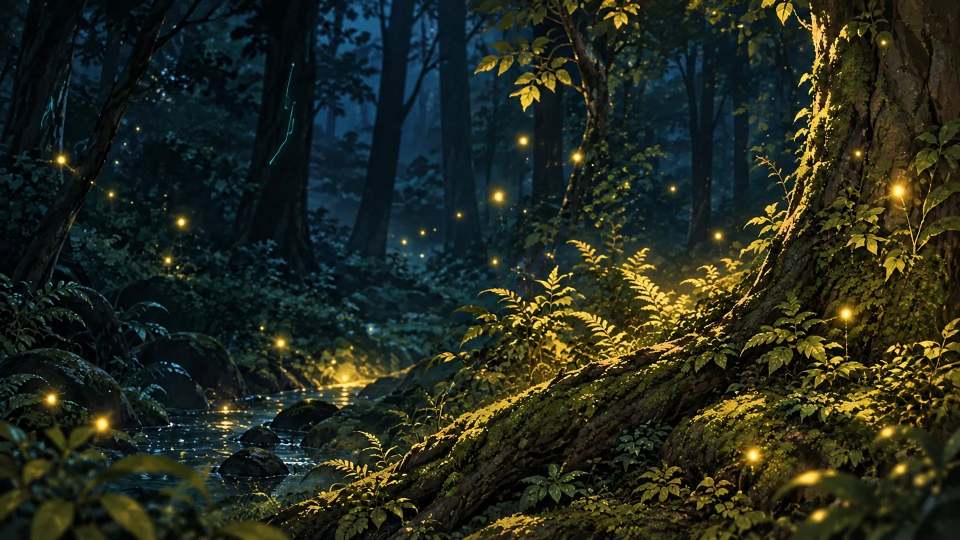
#> input picture docs/larch/ui/forest.webp, 1920 x 1080 px (shown at 1/2 size)
$ python -i larch_page.py   (imports and definitions only)
#> lines starting #> are read from the running program, lines starting #| are printed output that depends on the picture; after the words box and inside, x2 and y2 are one past the last pixel; in counts of white or black regions, pixels touching at a corner belong together
"""日記頁背景 1920×1080：夜裡的森林，一頁奶油紙，左欄寫日期標題，右邊貼當句的圖（整張四格或放大其中一格）。

避開的區域（Larch 實測）：上方約 90px 有播放器與預覽的按鈕列，y≈756 以下是對話框，x≥1250 站立繪。
"""
import json
import re
from pathlib import Path

from PIL import Image, ImageDraw, ImageEnhance, ImageFilter, ImageFont

ROOT = Path(__file__).resolve().parent.parent
FONT_R = ROOT / "larch/fonts/LXGWWenKaiTC-Regular.ttf"  # 只留 Big5 字集的子集
FONT_B = ROOT / "larch/fonts/LXGWWenKaiTC-Bold.ttf"
W, H = 1920, 1080
PAPER = (40, 92, 1215, 742)          # 紙
IMG = (360, 118, 1190, 718)          # 圖可以放的範圍
INK, PENCIL, GOLD, LEATHER, CYAN = (43, 42, 34), (150, 138, 110), (201, 162, 74), (31, 58, 43), (63, 214, 200)

_bg = None
_sh = None


# [5 lines left out: function _sheet, not called in this run]


def _forest():
    global _bg
    if _bg is None:
        f = Image.open(ROOT / "docs/larch/ui/forest.webp").convert("RGB").resize((W, H), Image.BICUBIC).filter(ImageFilter.GaussianBlur(3))
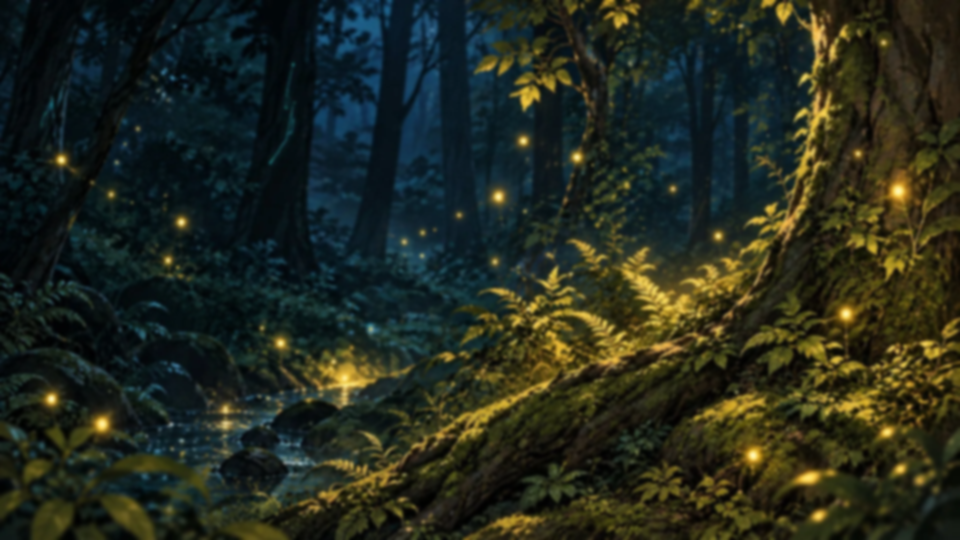
#> f: PIL image 1920x1080 RGB (shown at 1/2 size); mean R, G, B 36, 41.6, 29.4
        glow = Image.new("L", (W, H), 0)
#> glow: PIL image 1920x1080 L; every value is 0
        ImageDraw.Draw(glow).ellipse((W * .1, H * .05, W * .9, H * 1.05), fill=60)
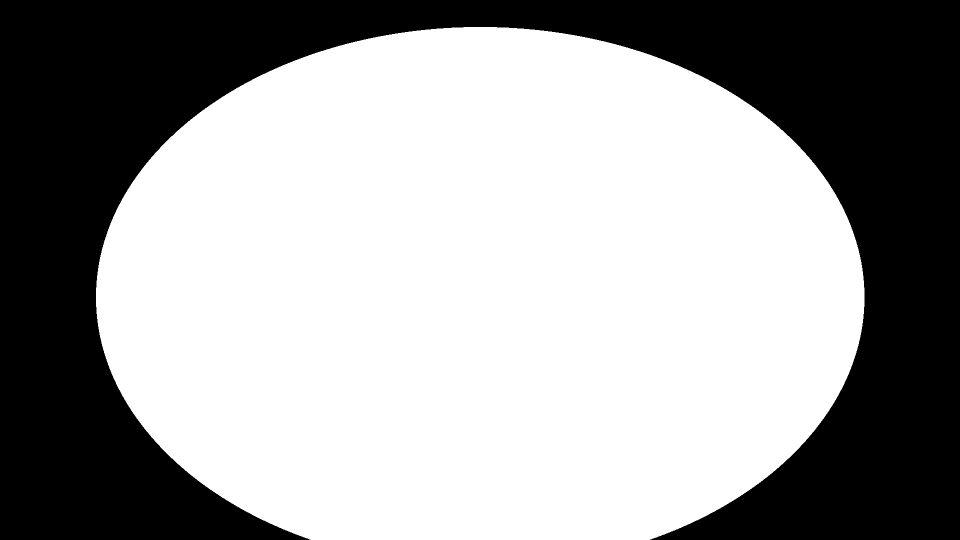
#> glow: PIL image 1920x1080 L (shown at 1/2 size); values 0 (black) and 60 (white), 61.7% white; 1 black region, box (x1, y1, x2, y2) and area: (0, 0, 1920, 1080) 793832
        glow = glow.filter(ImageFilter.GaussianBlur(160))
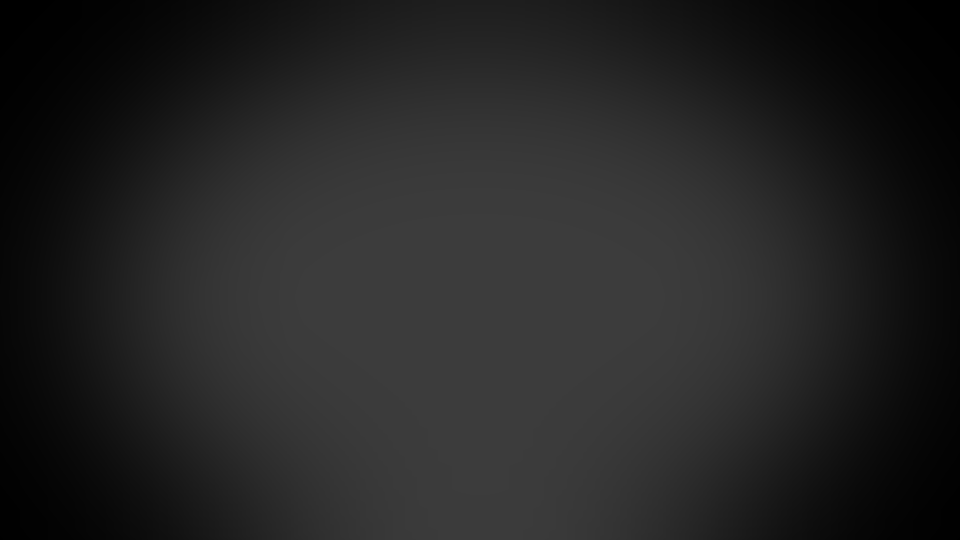
#> glow: PIL image 1920x1080 L (shown at 1/2 size); min 0, max 60, mean 35.8
        _bg = Image.composite(Image.new("RGB", (W, H), (236, 200, 116)), f, glow)
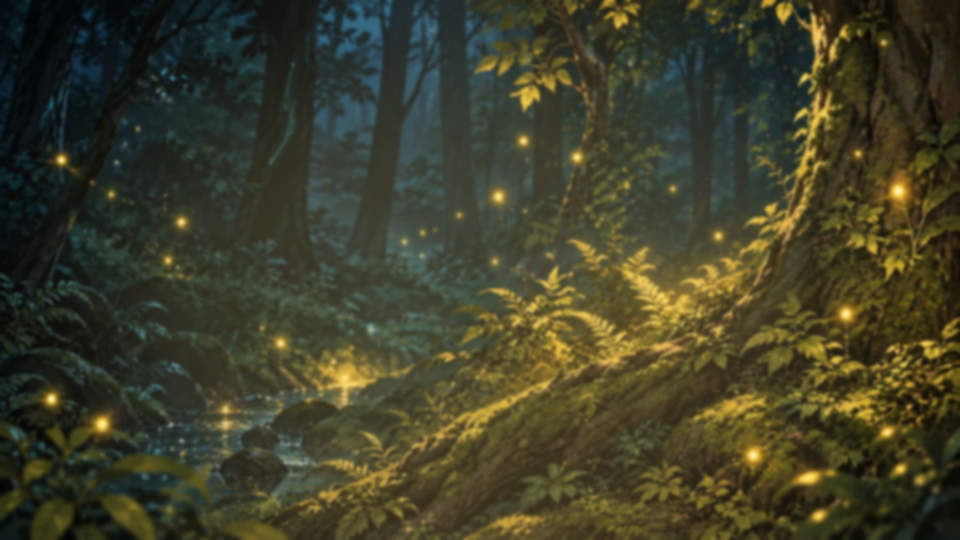
#> _bg: PIL image 1920x1080 RGB (shown at 1/2 size); mean R, G, B 63.9, 63.5, 41.2
    return _bg.copy()


PUNCT = set("，。、；：！？）」』》 ")
SOFT = set("的了再先就要把讓和與也還才在是到")  # 斷在這些字後面，讀起來比較順


# [34 lines left out: function _wrap, not called in this run]


TITLES = ROOT / "larch/titles.json"  # 標題 -> 模型斷好的各行
TITLE_W = 6 * 42                      # 左欄寬：42px 的字約 6 個
TITLE_PROMPT = """下面每一行是一篇日記的標題。要排進很窄的直欄，每行最多約 6 個中文字（英文、數字、空格算半個字）。
替每個標題決定在哪裡換行：不要把一個詞拆開，盡量斷在標點、空格或「的、了、把」這類字後面，最多 5 行。
文字一個字都不能改、不能增減，只決定換行位置。
只輸出 JSON 物件：{{"原標題": ["第一行", "第二行"]}}，每個標題都要有。

{titles}"""


def _fits(title, lines, font):
    return (lines and len(lines) <= 5 and "".join(lines).replace(" ", "") == title.replace(" ", "")
            and all(font.getlength(l.rstrip("".join(PUNCT))) <= TITLE_W + 21 for l in lines))


# [71 lines left out: functions ask_titles, title_lines, render, not called in this run]

>>> result = _forest()
